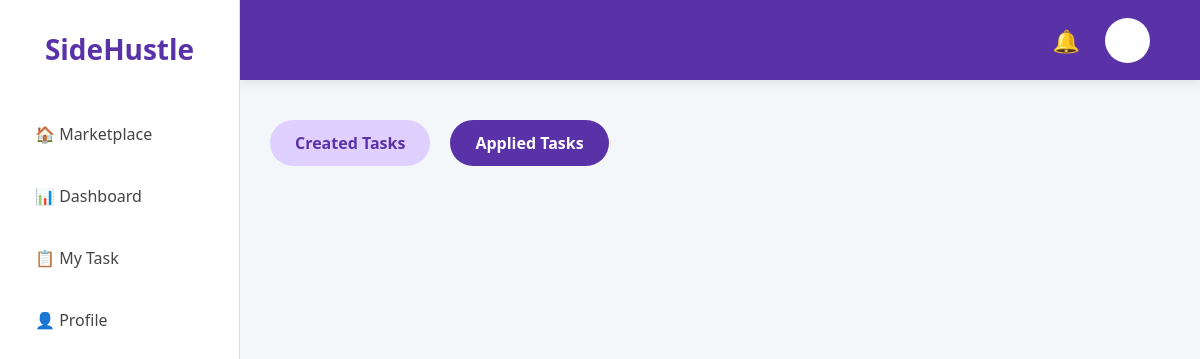
The app's page /my_task?view=applied (signed in), older data.
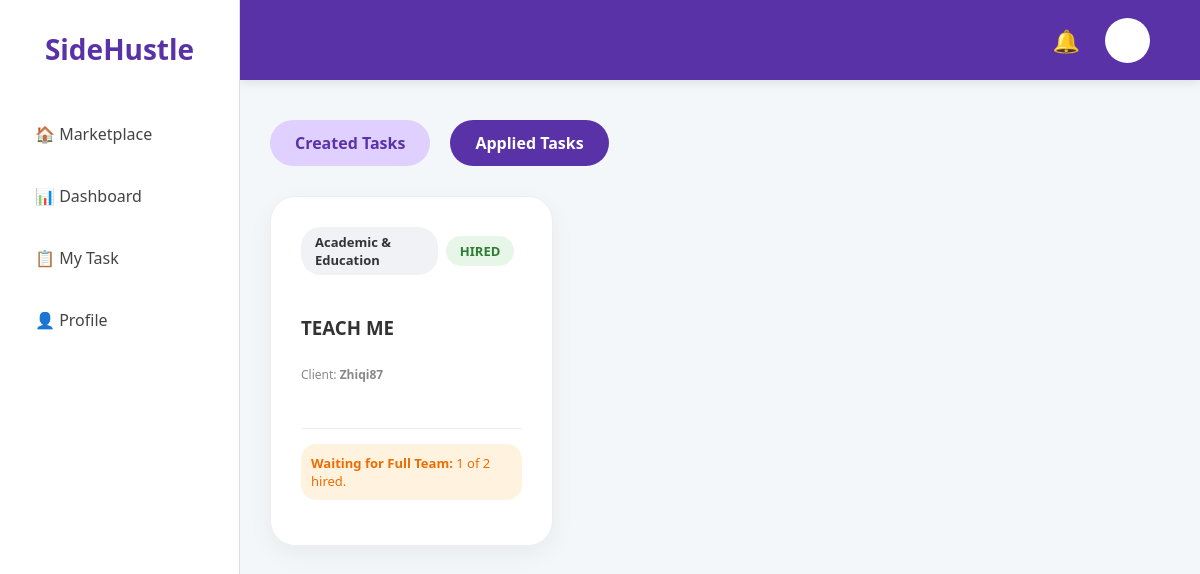
The same page, newer data.
### app.py (models this page shows, shortened)
class Task(db.Model):
    id = db.Column(db.Integer, primary_key=True)
    title = db.Column(db.String(100), nullable=False)
    price = db.Column(db.Float, nullable=False)
    description = db.Column(db.Text, nullable=False)
    category = db.Column(db.String(50), nullable=False)
    status = db.Column(db.String(20), default='Available')
    user = db.Column(db.String(50), default='Ali')
    rating = db.Column(db.Float, default=4.9)
    urgent = db.Column(db.Boolean, default=False)
    deadline = db.Column(db.String(50))
    capacity = db.Column(db.Integer, default=1)
    tasker = db.Column(db.String(50)) # Stores the username of the person hired
    progress = db.Column(db.Integer, default=0) # Stores 0, 25, 50, 75, or 100
    def get_hired_count(self):
        return Application.query.filter_by(task_id=self.id, status='Hired').count()

class Application(db.Model):
    id = db.Column(db.Integer, primary_key=True)
    task_id = db.Column(db.Integer, db.ForeignKey('task.id'), nullable=False)
    applicant_username = db.Column(db.String(50), nullable=False)
    intro = db.Column(db.Text)
    reason = db.Column(db.Text)
    status = db.Column(db.String(20), default='Pending')

### app.py (the view)
@app.route('/my_task')
def my_task():
    if 'user_id' not in session:
        return redirect(url_for('login'))
    current_user = User.query.get(session['user_id'])
    if not current_user:
        session.clear()
        return redirect(url_for('login'))
    view = request.args.get('view', 'created')
    created_tasks = Task.query.filter_by(user=current_user.username).all()
    my_applications = Application.query.filter_by(applicant_username=current_user.username).all()
    return render_template('my_task.html',
                           created=created_tasks,
                           applied=my_applications,
                           view=view,
                           user=current_user,
                           Task=Task) # Keeps your 'set task' logic working in HTML

### app.py (called while the page is built)
@app.context_processor
def inject_notifications():
    if 'user_id' in session:
        current_user = User.query.get(session['user_id'])
        if current_user:
            user_notifications = Notification.query.filter_by(user_id=current_user.id).order_by(Notification.id.desc()).limit(5).all()
            return dict(notifications=user_notifications)
        else:
            session.pop('user_id', None)
    return dict(notifications=[])

### templates/my_task.html (shortened to what the changed rows need)
<!DOCTYPE html>
<html>
<head>
    <link rel="stylesheet" href="{{ url_for('static', filename='style.css') }}">
</head>
<body>
        {% extends "base.html" %}
        {% block content %}
            <div class="task-grid">
                {% if view == 'created' %}
                    {% for task in created %}
                        <div class="card">
                            <div class="card-header">
                                <span class="tag">{{ task.category }}</span>
                                <span class="status-text">{{ task.status }}</span>
                            </div>
                            <h3>{{ task.title }}</h3>
                            <p style="color: #666; font-size: 14px; margin-top: 5px;">
                                {{ task.description }}
                            </p>
                            <div class="card-footer" style="margin-top: 20px; border-top: 1px solid #eee; padding-top: 15px;">
                                {% if task.get_hired_count() == 0 %}
                                    <div style="display: flex; align-items: center; gap: 5px;">
                                        <span>👥</span>
                                        <strong>{{ task.get_applicant_count() }}</strong> applicants
                                    </div>
                                    <a href="{{ url_for('view_applicants', task_id=task.id) }}" class="btn-outline">Review Applicants →</a>
                                {% else %}
                                    <div class="full-width">
                                        <div class="hired-info-box">
                                            <div class="user-meta">
                                                <div class="mini-profile"></div>
                                                <span>Hired: <strong>{{ task.get_hired_count() }} / {{ task.capacity }}</strong></span>
                                            </div>
                                            <a href="{{ url_for('view_applicants', task_id=task.id) }}" class="btn-outline">View Team</a>
                                        </div>
                                        {% if task.get_hired_count() < task.capacity %}
                                            <p class="status-text" style="color: #ef6c00;">Waiting for {{ task.capacity - task.get_hired_count() }} more helper(s)...</p>
                                        {% else %}
                                            <div class="progress-header">
                                                <span>Project Progress</span>
                                                <span class="progress-percent">{{ task.progress }}%</span>
                                            </div>
                                            <div class="progress-bar">
                                                <div class="progress-fill" style="width: {{ task.progress | default(0) }}%;"></div>
                                            </div>
                                            <a href="#" class="btn-primary btn-message">💬 Message Team</a>
                                        {% endif %}
                                    </div>
                                {% endif %}
                            </div>
                        </div>
                    {% endfor %}
                {% elif view == 'applied' %}
                    {% for app in applied %}
                        {% set task = Task.query.get(app.task_id) %}
                        <div class="card">
                            <div class="card-header">
                                <span class="tag">{{ task.category }}</span>
                                <span class="tag" style="background: {% if app.status == 'Hired' %}#e8f5e9; color: #2e7d32;{% elif app.status == 'Rejected' %}#ffebee; color: #c62828;{% else %}#fff3e0; color: #ef6c00;{% endif %}">
                                    {{ app.status | upper }}
                                </span>
                            </div>
                            <h3>{{ task.title }}</h3>
                            <p class="status-text">Client: <strong>{{ task.user }}</strong></p>
                            {% if app.status == 'Hired' %}
                                <div class="card-footer-hired">
                                    <div class="full-width">
                                        {% if task.get_hired_count() < task.capacity %}
                                            <div class="hired-info-box" style="background: #fff3e0;">
                                                <p style="font-size: 13px; color: #ef6c00;">
                                                    <strong>Waiting for Full Team:</strong> {{ task.get_hired_count() }} of {{ task.capacity }} hired.
                                                </p>
                                            </div>
                                        {% endif %}
                                    </div>
                                </div>
                            {% elif app.status == 'Rejected' %}
                                <p style="color: #d32f2f; font-size: 13px; margin-top: 15px;">Sorry, the client has chosen another tasker for this job.</p>
                            {% else %}
                                <p style="color: #666; font-size: 13px; margin-top: 15px;">Your application is being reviewed. Check back soon!</p>
                            {% endif %}
                        </div>
                    {% endfor %}
                {% endif %}
            </div>
        {% endblock %}

Row changes from the older to the newer data that the page shows:
now on this page (row edited): Application: status "HIRED"
now on this page (row edited): Task: category "Academic & Education", title "TEACH ME", user "Zhiqi87", get_hired_count "1", capacity "2"
